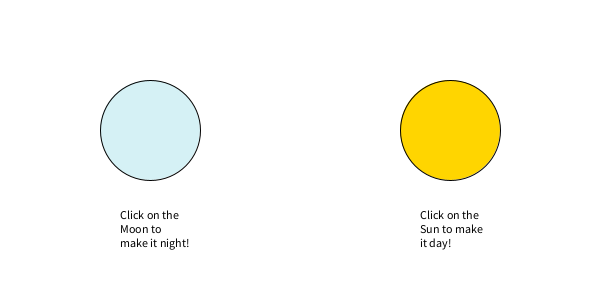
Frame 1 (no input)
Frame 60 (the mouse pressed at the canvas centre just before this capture): identical to frame 1, image omitted
Frame 120 (the mouse held since frame 60 and released just before this capture): identical to frame 1, image omitted

The Processing sketch that drew this single still picture (run headless with seeded random() and noise(); from frame 60 on, the mouse is pressed at the canvas centre):

// Processing sketch: dayNightButton
// ── dayNightButton.pde
/***************SOURCE CODE******************
*
* Title: Button.
* Author: n/a
* Date: n/a
*Availability: https://processing.org/examples/button.html
*
********************************************/
int sunX, sunY;     
int moonX, moonY;  
int sunSize = 100;     
int moonSize = 100;   
color sunColor, moonColor, baseColor;
color sunHighlight, moonHighlight;
color skyColor;
color nightColor;
color currentColor;
boolean sunOver = false;
boolean moonOver = false;

void setup() {
  size(600, 300);
  sunColor = color(255,213,0);
  sunHighlight = color(201,168,0);
  moonColor = color(213,241,245);
  moonHighlight = color(164,186,189);
  skyColor = color(31,203,255);
  nightColor = color(19,66,128);
  baseColor = color(255);
  currentColor = baseColor;
  moonX = 150;
  moonY = 130;
  sunX = 450;
  sunY =130;
  ellipseMode(CENTER);
}

void draw() {
  update(mouseX, mouseY);
  background(currentColor);
  
  String sun = ("Click on the Moon to make it night!");
  String moon = ("Click on the Sun to make it day!");
  fill(0);
  text(sun, 120,210,70,80);
  text (moon, 420,210,70,80);
 
  if (moonOver) {
    fill(moonHighlight);
  } else {
    fill(moonColor);
  }
  stroke(1);
  ellipse(moonX, moonY, moonSize, moonSize);

 if (sunOver) {
    fill(sunHighlight);
  } else {
    fill(sunColor);
  }
  stroke(1);
  ellipse(sunX, sunY, sunSize, sunSize);
  
}
void update(int x, int y) {
  if ( overMoon(moonX, moonY, moonSize) ) {
    moonOver = true;
    sunOver = false;
  } else if ( overSun(sunX, sunY, sunSize) ) {
    sunOver = true;
    moonOver = false;
  } else {
    sunOver = moonOver = false;
  }
}

void mousePressed() {
  if (moonOver) {
    currentColor = nightColor;
  }
  if (sunOver) {
    currentColor = skyColor;
  }
}

boolean overSun(int x, int y, int diameter) {
  float disX = x - mouseX;
  float disY = y - mouseY;
  if (sqrt(sq(disX) + sq(disY)) < diameter/2 ) {
    return true;
  } else {
    return false;
  }
}

boolean overMoon(int x, int y, int diameter) {
  float disX = x - mouseX;
  float disY = y - mouseY;
  if (sqrt(sq(disX) + sq(disY)) < diameter/2 ) {
    return true;
  } else {
    return false;
  }
}
